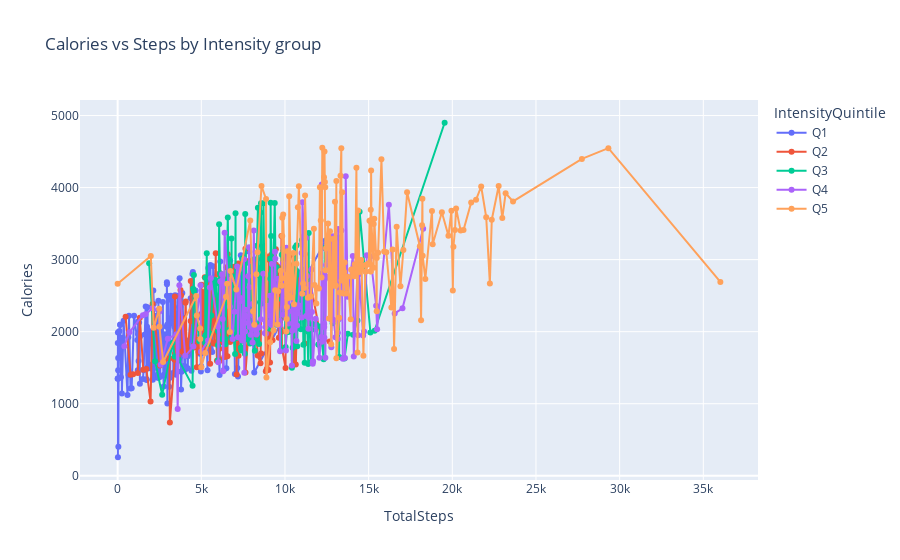

This figure's notebook cell:
### Markdown cell above
Exploring Calories vs Steps by intensity

### Code cell
#aggregating to mean calories at each step count per intensity group
df_agg = (r2.groupby(['IntensityQuintile','TotalSteps'], observed=True)['Calories']
            .mean().reset_index()
            .sort_values(['IntensityQuintile','TotalSteps'])
)
fig = px.line(
        df_agg, x='TotalSteps', y='Calories',
        color='IntensityQuintile', markers=True,
        title='Calories vs Steps by Intensity group'
    )
fig.show()

### Figure 1 — Plotly figure (JSON) as saved in the notebook; plotly's stock layout.template omitted (floating-point values rounded to 4 significant figures; data arrays with more than 128 entries replaced by an {"elided": "..."} marker saying what was removed)
{"data": [{"hovertemplate": "IntensityQuintile=Q1<br>TotalSteps=%{x}<br>Calories=%{y}<extra></extra>", "legendgroup": "Q1", "line": {"color": "#636efa", "dash": "solid"}, "marker": {"symbol": "circle"}, "mode": "lines+markers", "name": "Q1", "orientation": "v", "showlegend": true, "type": "scatter", "x": {"elided": "169 int values"}, "xaxis": "x", "y": {"elided": "169 float values"}, "yaxis": "y"}, {"hovertemplate": "IntensityQuintile=Q2<br>TotalSteps=%{x}<br>Calories=%{y}<extra></extra>", "legendgroup": "Q2", "line": {"color": "#EF553B", "dash": "solid"}, "marker": {"symbol": "circle"}, "mode": "lines+markers", "name": "Q2", "orientation": "v", "showlegend": true, "type": "scatter", "x": {"elided": "170 int values"}, "xaxis": "x", "y": {"elided": "170 float values"}, "yaxis": "y"}, {"hovertemplate": "IntensityQuintile=Q3<br>TotalSteps=%{x}<br>Calories=%{y}<extra></extra>", "legendgroup": "Q3", "line": {"color": "#00cc96", "dash": "solid"}, "marker": {"symbol": "circle"}, "mode": "lines+markers", "name": "Q3", "orientation": "v", "showlegend": true, "type": "scatter", "x": {"elided": "172 int values"}, "xaxis": "x", "y": {"elided": "172 float values"}, "yaxis": "y"}, {"hovertemplate": "IntensityQuintile=Q4<br>TotalSteps=%{x}<br>Calories=%{y}<extra></extra>", "legendgroup": "Q4", "line": {"color": "#ab63fa", "dash": "solid"}, "marker": {"symbol": "circle"}, "mode": "lines+markers", "name": "Q4", "orientation": "v", "showlegend": true, "type": "scatter", "x": {"elided": "170 int values"}, "xaxis": "x", "y": {"elided": "170 float values"}, "yaxis": "y"}, {"hovertemplate": "IntensityQuintile=Q5<br>TotalSteps=%{x}<br>Calories=%{y}<extra></extra>", "legendgroup": "Q5", "line": {"color": "#FFA15A", "dash": "solid"}, "marker": {"symbol": "circle"}, "mode": "lines+markers", "name": "Q5", "orientation": "v", "showlegend": true, "type": "scatter", "x": {"elided": "170 int values"}, "xaxis": "x", "y": {"elided": "170 float values"}, "yaxis": "y"}], "layout": {"legend": {"title": {"text": "IntensityQuintile"}, "tracegroupgap": 0}, "title": {"text": "Calories vs Steps by Intensity group"}, "xaxis": {"anchor": "y", "domain": [0, 1], "title": {"text": "TotalSteps"}}, "yaxis": {"anchor": "x", "domain": [0, 1], "title": {"text": "Calories"}}}}
